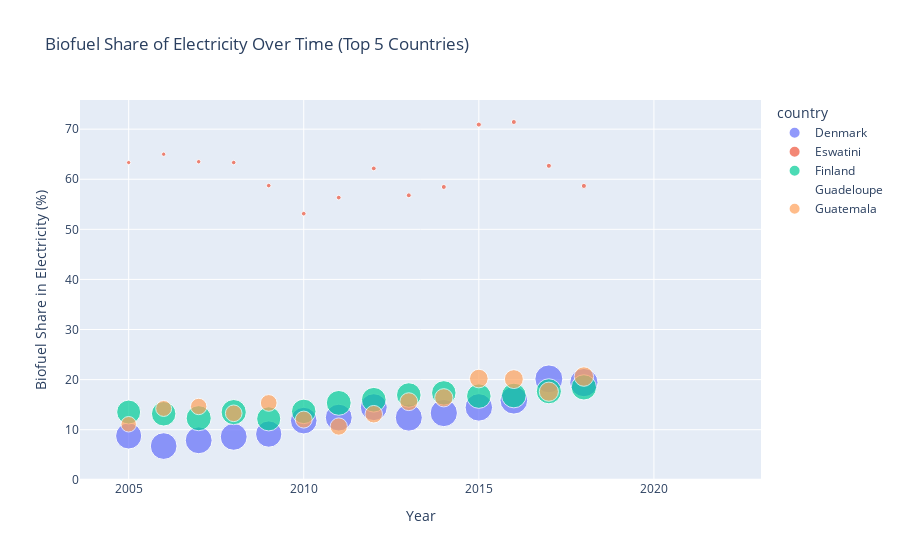

The code cell stored with this chart in its notebook:
### Code cell
# Filter for the last two decades (2005 to 2024)
filtered_df = df_mongo[(df_mongo['year'] >= 2005) & (df_mongo['year'] <= 2024)].copy()  # Create a copy

# Group by country and calculate the average biofuel share of electricity for each country
avg_biofuel_share = filtered_df.groupby('country')['biofuel_share_elec'].mean().reset_index()

# Sort by biofuel share of electricity and select the top N countries (e.g., top 5)
top_countries = avg_biofuel_share.sort_values('biofuel_share_elec', ascending=False).head(5)['country'].tolist()

# Filter the original DataFrame for the top N countries
df_filtered = filtered_df[filtered_df['country'].isin(top_countries)]

# Check for NaN values in the 'gdp' column
print(df_filtered['gdp'].isna().sum())

# Handle NaN values in 'gdp' (fill or drop)
df_filtered.loc[:, 'gdp'] = df_filtered['gdp'].fillna(value=0)  # Use .loc to avoid SettingWithCopyWarning

# Create a scatter plot for biofuel share of electricity
fig = px.scatter(df_filtered, 
                 x='year', 
                 y='biofuel_share_elec', 
                 color='country', 
                 size='gdp', 
                 hover_name='country', 
                 title='Biofuel Share of Electricity Over Time (Top 5 Countries)',
                 labels={'biofuel_share_elec': 'Biofuel Share in Electricity (%)', 'year': 'Year'})

# Save the plot as an HTML file
html_filename = 'Biofuel Share of Electricity Over Time (Top 5 Countries)_plotly.html'
fig.write_html(html_filename)

# Show the visual
fig.show()

### Figure 1 — Plotly figure (JSON) as saved in the notebook; plotly's stock layout.template omitted (floating-point values rounded to 4 significant figures)
{"data": [{"hovertemplate": "<b>%{hovertext}</b><br><br>country=Denmark<br>Year=%{x}<br>Biofuel Share in Electricity (%)=%{y}<br>gdp=%{marker.size}<extra></extra>", "hovertext": ["Denmark", "Denmark", "Denmark", "Denmark", "Denmark", "Denmark", "Denmark", "Denmark", "Denmark", "Denmark", "Denmark", "Denmark", "Denmark", "Denmark", "Denmark", "Denmark", "Denmark", "Denmark"], "legendgroup": "Denmark", "marker": {"color": "#636efa", "size": [229050957824, 239379202048, 242933465088, 243073646592, 232468676608, 238176026624, 242738380800, 243290013696, 245558509568, 249673711616, 253683007488, 256821805056, 262051119104, 268317622272, 0, 0, 0, 0], "sizemode": "area", "sizeref": 670800000.0, "symbol": "circle"}, "mode": "markers", "name": "Denmark", "orientation": "v", "showlegend": true, "type": "scatter", "x": [2005, 2006, 2007, 2008, 2009, 2010, 2011, 2012, 2013, 2014, 2015, 2016, 2017, 2018, 2019, 2020, 2021, 2022], "xaxis": "x", "y": [8.75, 6.731, 7.886, 8.575, 9.126, 11.81, 12.41, 14.49, 12.41, 13.33, 14.45, 15.88, 20.14, 19.4, 20.13, 20.61, 26.38, 23.1], "yaxis": "y"}, {"hovertemplate": "<b>%{hovertext}</b><br><br>country=Eswatini<br>Year=%{x}<br>Biofuel Share in Electricity (%)=%{y}<br>gdp=%{marker.size}<extra></extra>", "hovertext": ["Eswatini", "Eswatini", "Eswatini", "Eswatini", "Eswatini", "Eswatini", "Eswatini", "Eswatini", "Eswatini", "Eswatini", "Eswatini", "Eswatini", "Eswatini", "Eswatini", "Eswatini", "Eswatini", "Eswatini"], "legendgroup": "Eswatini", "marker": {"color": "#EF553B", "size": [6002942464, 6319745024, 6589486592, 6906669056, 7131567104, 7332277248, 7567466496, 7793097728, 8126636032, 8327527424, 8445665792, 8425262080, 8586136576, 8771760128, 0, 0, 0], "sizemode": "area", "sizeref": 670800000.0, "symbol": "circle"}, "mode": "markers", "name": "Eswatini", "orientation": "v", "showlegend": true, "type": "scatter", "x": [2005, 2006, 2007, 2008, 2009, 2010, 2011, 2012, 2013, 2014, 2015, 2016, 2017, 2018, 2019, 2020, 2021], "xaxis": "x", "y": [63.33, 65, 63.49, 63.33, 58.73, 53.12, 56.34, 62.16, 56.79, 58.46, 70.91, 71.43, 62.69, 58.67, 61.97, 58.11, 60.81], "yaxis": "y"}, {"hovertemplate": "<b>%{hovertext}</b><br><br>country=Finland<br>Year=%{x}<br>Biofuel Share in Electricity (%)=%{y}<br>gdp=%{marker.size}<extra></extra>", "hovertext": ["Finland", "Finland", "Finland", "Finland", "Finland", "Finland", "Finland", "Finland", "Finland", "Finland", "Finland", "Finland", "Finland", "Finland", "Finland", "Finland", "Finland", "Finland"], "legendgroup": "Finland", "marker": {"color": "#00cc96", "size": [192989478912, 200964489216, 211541000192, 213224882176, 195736961024, 201743089664, 207082078208, 204128370688, 202579968000, 201300410368, 201843998720, 204639584256, 211331219456, 214535733248, 0, 0, 0, 0], "sizemode": "area", "sizeref": 670800000.0, "symbol": "circle"}, "mode": "markers", "name": "Finland", "orientation": "v", "showlegend": true, "type": "scatter", "x": [2005, 2006, 2007, 2008, 2009, 2010, 2011, 2012, 2013, 2014, 2015, 2016, 2017, 2018, 2019, 2020, 2021, 2022], "xaxis": "x", "y": [13.52, 13.18, 12.3, 13.51, 12.16, 13.65, 15.35, 15.98, 16.92, 17.34, 16.71, 16.82, 17.67, 18.45, 19.44, 16.76, 18.89, 19.09], "yaxis": "y"}, {"hovertemplate": "<b>%{hovertext}</b><br><br>country=Guadeloupe<br>Year=%{x}<br>Biofuel Share in Electricity (%)=%{y}<br>gdp=%{marker.size}<extra></extra>", "hovertext": ["Guadeloupe", "Guadeloupe", "Guadeloupe", "Guadeloupe", "Guadeloupe", "Guadeloupe", "Guadeloupe", "Guadeloupe", "Guadeloupe", "Guadeloupe", "Guadeloupe", "Guadeloupe", "Guadeloupe", "Guadeloupe", "Guadeloupe", "Guadeloupe", "Guadeloupe"], "legendgroup": "Guadeloupe", "marker": {"color": "#ab63fa", "size": [0, 0, 0, 0, 0, 0, 0, 0, 0, 0, 0, 0, 0, 0, 0, 0, 0], "sizemode": "area", "sizeref": 670800000.0, "symbol": "circle"}, "mode": "markers", "name": "Guadeloupe", "orientation": "v", "showlegend": true, "type": "scatter", "x": [2005, 2006, 2007, 2008, 2009, 2010, 2011, 2012, 2013, 2014, 2015, 2016, 2017, 2018, 2019, 2020, 2021], "xaxis": "x", "y": [28.66, 29.27, 29.24, 28.99, 29.17, 29.17, 20.59, null, null, null, null, null, null, null, null, null, null], "yaxis": "y"}, {"hovertemplate": "<b>%{hovertext}</b><br><br>country=Guatemala<br>Year=%{x}<br>Biofuel Share in Electricity (%)=%{y}<br>gdp=%{marker.size}<extra></extra>", "hovertext": ["Guatemala", "Guatemala", "Guatemala", "Guatemala", "Guatemala", "Guatemala", "Guatemala", "Guatemala", "Guatemala", "Guatemala", "Guatemala", "Guatemala", "Guatemala", "Guatemala", "Guatemala", "Guatemala", "Guatemala"], "legendgroup": "Guatemala", "marker": {"color": "#FFA15A", "size": [80887496704, 85203984384, 90478133248, 93355040768, 93747200000, 96368689152, 100319617024, 103417749504, 107344740352, 111915376640, 116637179904, 120159256576, 123767644160, 127549980672, 0, 0, 0], "sizemode": "area", "sizeref": 670800000.0, "symbol": "circle"}, "mode": "markers", "name": "Guatemala", "orientation": "v", "showlegend": true, "type": "scatter", "x": [2005, 2006, 2007, 2008, 2009, 2010, 2011, 2012, 2013, 2014, 2015, 2016, 2017, 2018, 2019, 2020, 2021], "xaxis": "x", "y": [11.08, 14.23, 14.63, 13.27, 15.34, 12.02, 10.63, 13.09, 15.59, 16.37, 20.21, 20.1, 17.59, 20.61, 21.43, 17.66, 18.56], "yaxis": "y"}], "layout": {"legend": {"itemsizing": "constant", "title": {"text": "country"}, "tracegroupgap": 0}, "title": {"text": "Biofuel Share of Electricity Over Time (Top 5 Countries)"}, "xaxis": {"anchor": "y", "domain": [0, 1], "title": {"text": "Year"}}, "yaxis": {"anchor": "x", "domain": [0, 1], "title": {"text": "Biofuel Share in Electricity (%)"}}}}
